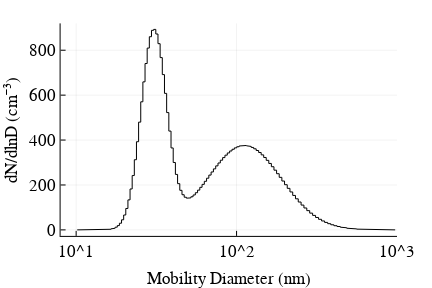

The code cell stored with this chart in its notebook:
### Markdown cell above
## Block 3. Size distribution and response function
The example provided here is for an assumed size distribution. From that distribution, the response function is computed and Poisson counting noise superimposed. The inversion algorithm is then applied and the result compared to the original input distribution.

### Code cell
figure("Nimbus Sans L", 2, 3, 2, 8)
𝕟 = DMALognormalDistribution([[400, 30, 1.2],[500, 110, 1.7]], δ)
p = plot(𝕟.Dp, 𝕟.S, xaxis = :log10, xticks = [10, 100, 1000], lt = :steppre, right_margin = 35px,
    legend = :none, ylabel = "dN/dlnD (cm⁻³)", xlim = (8,1000), color =  :black,
    xlabel = "Mobility Diameter (nm)", fmt = :svg)

### Figure 1 — Plotly figure (JSON) as saved in the notebook; plotly's stock layout.template omitted (floating-point values rounded to 4 significant figures; data arrays with more than 128 entries replaced by an {"elided": "..."} marker saying what was removed)
{"data": [{"colorbar": {"title": ""}, "hoverinfo": "text", "legendgroup": "y1", "line": {"color": "rgba(0, 0, 0, 1.000)", "dash": "solid", "shape": "linear", "width": 1}, "mode": "lines", "name": "y1", "showlegend": true, "text": {"elided": "255 null values"}, "type": "scatter", "x": {"elided": "255 float values"}, "xaxis": "x1", "y": {"elided": "255 float values"}, "yaxis": "y1", "zmax": 0.1, "zmin": -0.1}], "layout": {"annotations": [], "height": 288, "margin": {"b": 20, "l": 0, "r": 0, "t": 20}, "paper_bgcolor": "rgba(255, 255, 255, 1.000)", "plot_bgcolor": "rgba(255, 255, 255, 1.000)", "showlegend": false, "width": 432, "xaxis": {"anchor": "y1", "domain": [0.1403, 0.919], "gridcolor": "rgba(0, 0, 0, 0.100)", "gridwidth": 0.5, "linecolor": "rgba(0, 0, 0, 1.000)", "mirror": false, "range": [0.9031, 3], "showgrid": true, "showline": true, "showticklabels": true, "tickangle": 0, "tickcolor": "rgb(0, 0, 0)", "tickfont": {"color": "rgba(0, 0, 0, 1.000)", "family": "Nimbus Sans L", "size": 17}, "tickmode": "array", "ticks": "inside", "ticktext": ["10^1", "10^2", "10^3"], "tickvals": [10, 100, 1000], "title": "Mobility Diameter (nm)", "titlefont": {"color": "rgba(0, 0, 0, 1.000)", "family": "Nimbus Sans L", "size": 17}, "type": "log", "visible": true, "zeroline": false, "zerolinecolor": "rgba(0, 0, 0, 1.000)"}, "yaxis": {"anchor": "x1", "domain": [0.1294, 0.9863], "gridcolor": "rgba(0, 0, 0, 0.100)", "gridwidth": 0.5, "linecolor": "rgba(0, 0, 0, 1.000)", "mirror": false, "range": [-26.77, 919.5], "showgrid": true, "showline": true, "showticklabels": true, "tickangle": 0, "tickcolor": "rgb(0, 0, 0)", "tickfont": {"color": "rgba(0, 0, 0, 1.000)", "family": "Nimbus Sans L", "size": 17}, "tickmode": "array", "ticks": "inside", "ticktext": ["0", "200", "400", "600", "800"], "tickvals": [0, 200, 400, 600, 800], "title": "dN/dlnD (cm⁻³)", "titlefont": {"color": "rgba(0, 0, 0, 1.000)", "family": "Nimbus Sans L", "size": 17}, "type": "-", "visible": true, "zeroline": false, "zerolinecolor": "rgba(0, 0, 0, 1.000)"}}}
